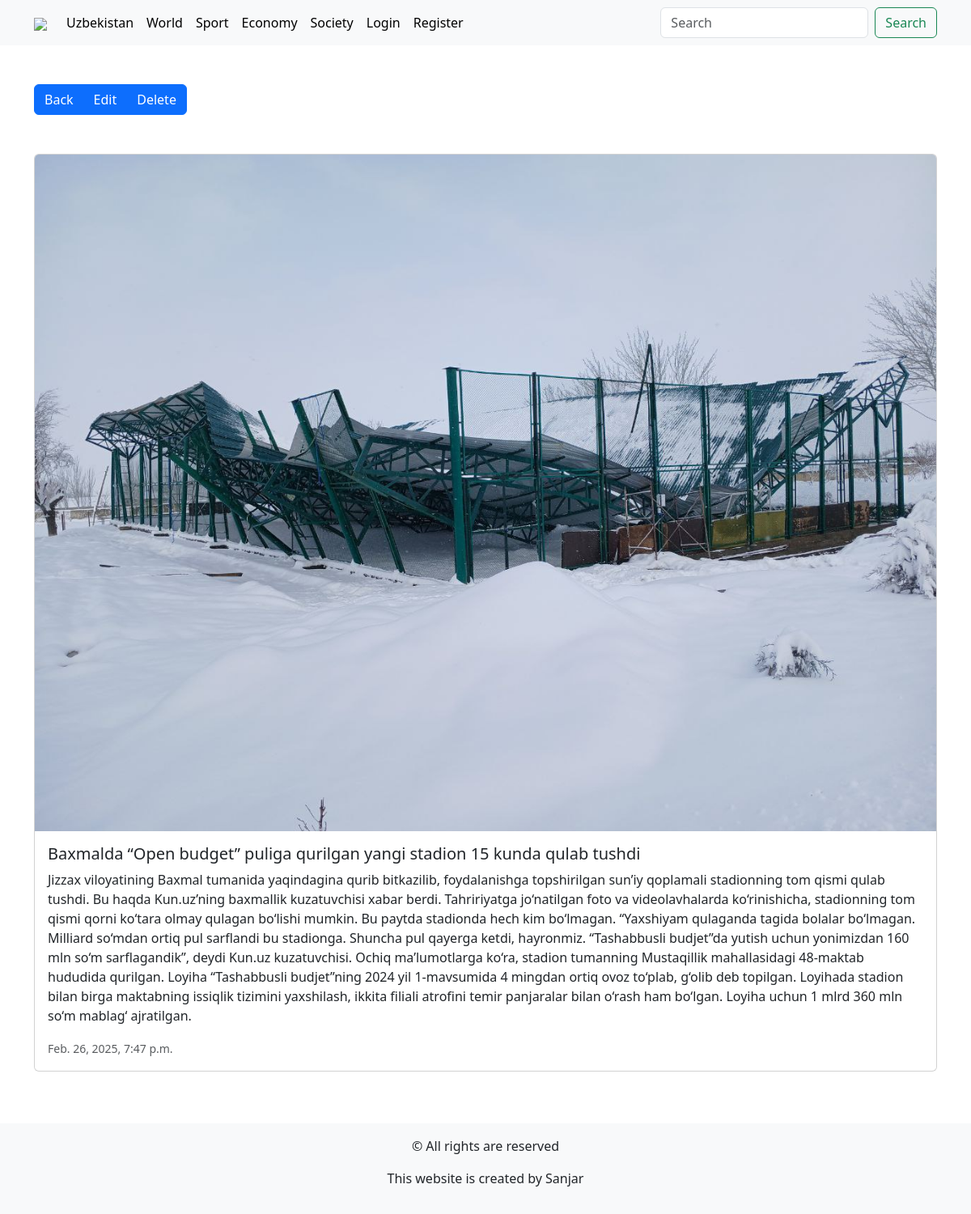
Page /articles/2/ on the committed database.
### blog/models.py (models this page shows, shortened)
class Category(models.Model):
    title = models.CharField(max_length=250, unique=True)
    class Meta:
        verbose_name = "Category"
        verbose_name_plural = "Categories"
    def __str__(self):
        return self.title

class Article(models.Model):
    title = models.CharField(max_length=250, unique=True)
    info = models.TextField(blank=True)
    photo = models.ImageField(upload_to="articles/", blank=True)
    created_at = models.DateTimeField(auto_now_add=True)
    updated_at = models.DateTimeField(auto_now=True)
    category = models.ForeignKey(Category, on_delete=models.CASCADE)
    user = models.ForeignKey(settings.AUTH_USER_MODEL, on_delete=models.CASCADE, null=True)
    def get_photo(self):
        try:
            return self.photo.url
        except:
            return "https://thumb.ac-illust.com/b1/b170870007dfa419295d949814474ab2_t.jpeg"

### blog/views.py (the view)
# urls.py: path("articles/<int:pk>/", ArticleDetail.as_view(), name="detail"),
class ArticleDetail(DetailView):
    model = Article
    context_object_name = "article"
    template_name = "blog/detail.html"
    form_class = CommentForm
    def get_queryset(self):
        return Article.objects.filter(pk=self.kwargs['pk'])
    def get_context_data(self, **kwargs):
        context = super().get_context_data()
        article = Article.objects.get(pk=self.kwargs['pk'])
        context['comments'] = Comment.objects.filter(article=article).order_by('-created_at')
        context['comment_form'] = CommentForm()
        return context

### blog/forms.py
class CommentForm(forms.ModelForm):
    class Meta:
        model = Comment
        fields = ("title",)
        widgets = {
            "title":forms.Textarea(attrs={
                "class":"form-control",
                "rows":3
            })
        }

### blog/templatetags/blog_tags.py (called while the page is built)
@register.simple_tag()
def get_categories():
    return Category.objects.all()

### blog/templates/blog/detail.html (shortened to what this page needs)
{% extends 'base.html' %}
{% block main %}
<div class="container d-flex flex-column align-items-start flex-wrap justify-content-between gap-5 mt-5">
    <div class="btn-group" role="group" aria-label="Basic example">
        <a href="{% url 'home' %}" class="btn btn-primary">Back</a>
        <a href="{% url 'edit' article.pk %}" class="btn btn-primary">Edit</a>
        <a href="{% url 'delete' article.pk %}" class="btn btn-primary">Delete</a>
    </div>
    <div class="card mb-3 w-100">
        <img src="{{article.get_photo}}" class="card-img-top" alt="...">
        <div class="card-body">
            <h5 class="card-title">{{article.title}}</h5>
            <p class="card-text">{{article.info}}</p>
            <p class="card-text"><small class="text-body-secondary">{{article.created_at}}</small></p>
        </div>
    </div>
</div>
{% endblock main %}

### templates/components/header.html (shortened to what this page needs)
{% load blog_tags %}
{% get_categories as categories %}
<nav class="navbar navbar-expand-lg bg-body-tertiary">
  <div class="container">
    <a class="navbar-brand" href="{% url 'home' %}">
      <img src="https://kun.uz/assets/6a60b69a/img/icons/logo-light.svg" />
    </a>
    <div class="collapse navbar-collapse" id="navbarSupportedContent">
      <ul class="navbar-nav me-auto mb-2 mb-lg-0">
        {% for category in categories %}
        <li class="nav-item">
          <a class="nav-link active" aria-current="page" href="{% url 'category' category.pk %}">{{category}}</a>
        </li>
        {% endfor %}
        {% if not request.user.is_authenticated %}
        <li class="nav-item">
          <a class="nav-link active" aria-current="page" href="{% url 'login' %}">Login</a>
        </li>
        <li class="nav-item">
          <a class="nav-link active" aria-current="page" href="{% url 'register' %}">Register</a>
        </li>
        {% endif %}
      </ul>
      <form action="{% url 'search' %}" method="get" enctype="multipart/form-data" class="d-flex" role="search">
        <input name="q" class="form-control me-2" type="search" placeholder="Search" aria-label="Search">
        <button class="btn btn-outline-success" type="submit">Search</button>
      </form>
    </div>
  </div>
</nav>

### rows in the picture
Category: title "Uzbekistan"
Category: title "World"
Category: title "Sport"
Category: title "Economy"
Category: title "Society"
Article: get_photo (picture), title "Baxmalda “Open budget” puliga qurilgan yangi stadion 15 kunda qulab tushdi", info "Jizzax viloyatining Baxmal tumanida yaqindagina qurib bitkazilib, foydalanishga topshirilgan sun’iy qoplamali stadionning tom qismi qulab tushdi. Bu haqda Kun.uz’ning baxmallik kuzatuvchisi xabar berdi. Tahririyatga jo‘natilgan foto va videolavhalarda ko‘rinishicha, stadionning tom qismi qorni ko‘tara olmay qulagan bo‘lishi mumkin. Bu paytda stadionda hech kim bo‘lmagan. “Yaxshiyam qulaganda tagida bolalar bo‘lmagan. Milliard so‘mdan ortiq pul sarflandi bu stadionga. Shuncha pul qayerga ketdi, hayronmiz. “Tashabbusli budjet”da yutish uchun yonimizdan 160 mln so‘m sarflagandik”, deydi Kun.uz kuzatuvchisi. Ochiq ma’lumotlarga ko‘ra, stadion tumanning Mustaqillik mahallasidagi 48-maktab…", created_at "Feb. 26, 2025, 7:47 p.m."
